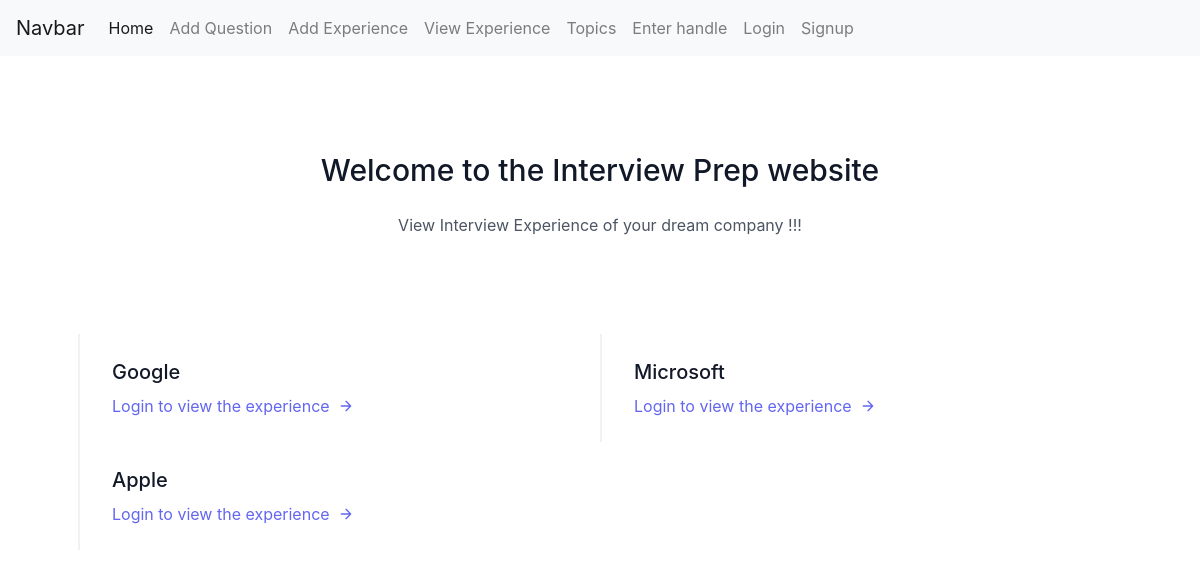
The page /showcomp/ on the database its author committed.
### interviewapp/models.py (models this page shows)
class company(models.Model):
    company_name = models.CharField(max_length=255)

### interviewapp/views.py (the view)
# urls.py: path('showcomp/' , views.showcompany,name="showexp"),
def showcompany(request):
    l1 = company.objects.all()
    return render(request,'interviewstuff/showcomp.html',{'list':l1})

### templates/interviewstuff/showcomp.html (shortened to what this page needs)
<!DOCTYPE html>
<html lang="en" dir="ltr">
  <head>
    <link rel="stylesheet" href="https://cdnjs.cloudflare.com/ajax/libs/tailwindcss/2.0.2/tailwind.min.css">
    <link rel="stylesheet" href="https://maxcdn.bootstrapcdn.com/bootstrap/4.5.2/css/bootstrap.min.css">
  </head>
  <body>
    <nav class="navbar navbar-expand-lg navbar-light bg-light">
  <a class="navbar-brand" href="#">Navbar</a>
  <div class="collapse navbar-collapse" id="navbarNavAltMarkup">
    <div class="navbar-nav">
      <a class="nav-item nav-link active" href="/">Home <span class="sr-only">(current)</span></a>
      <a class="nav-item nav-link" href="{% url 'qadd' %}">Add Question</a>
      <a class="nav-item nav-link" href="{%url 'addexp' %}">Add Experience</a>
      <a class="nav-item nav-link " href="{%url 'showexp' %}">View Experience</a>
        <a class="nav-item nav-link" href="{%url 'questionlist' %}">Topics</a>
          <a class="nav-item nav-link" href="{%url 'gethandle' %}">Enter handle</a>
        {% if user.is_authenticated %}
             <a class="nav-item nav-link" href="{%url 'signout' %}">Logout</a>
             {% else %}
                 <a class="nav-item nav-link" href="{%url 'signin' %}">Login</a>
                  <a class="nav-item nav-link" href="{%url 'signup' %}">Signup</a>
                  {% endif %}
    </div>
  </div>
</nav>
    <section class="text-gray-600 body-font">
  <div class="container px-5 py-24 mx-auto">
    <div class="flex flex-col text-center w-full mb-20">
      <h1 class="sm:text-3xl text-2xl font-medium title-font mb-4 text-gray-900">Welcome to the Interview Prep website</h1>
      <p class="lg:w-2/3 mx-auto leading-relaxed text-base">View Interview Experience of your dream company !!!</p>
    </div>
    <div class="flex flex-wrap">
      {% for i in list %}
        <div class="xl:w-1/4 lg:w-1/2 md:w-full px-8 py-6 border-l-2 border-gray-200 border-opacity-60">
          <h2 class="text-lg sm:text-xl text-gray-900 font-medium title-font mb-2">{{i.company_name}}</h2>
          	{% if user.is_authenticated %}
          <a class="text-indigo-500 inline-flex items-center" href="{% url 'viewexp' i.pk%}">View  company experience
            <svg fill="none" stroke="currentColor" stroke-linecap="round" stroke-linejoin="round" stroke-width="2" class="w-4 h-4 ml-2" viewBox="0 0 24 24">
              <path d="M5 12h14M12 5l7 7-7 7"></path>
            </svg>
          </a>
  	       {% else %}
          <a class="text-indigo-500 inline-flex items-center" href="{%url 'signin' %}">Login to view the experience
            <svg fill="none" stroke="currentColor" stroke-linecap="round" stroke-linejoin="round" stroke-width="2" class="w-4 h-4 ml-2" viewBox="0 0 24 24">
              <path d="M5 12h14M12 5l7 7-7 7"></path>
            </svg>
          </a>
          {% endif %}
        </div>
        <br>
      {% endfor %}
    </div>
  </div>
</section>
      </body>
      </html>

### rows shown on the page
company: company_name "Google"
company: company_name "Microsoft"
company: company_name "Apple"
